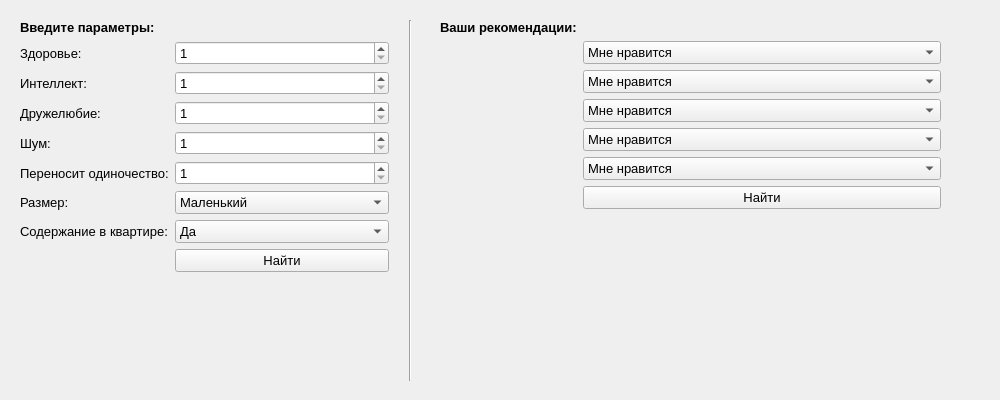
<?xml version="1.0" encoding="UTF-8"?>
<ui version="4.0">
 <class>Form</class>
 <widget class="QWidget" name="Form">
  <property name="geometry">
   <rect>
    <x>0</x>
    <y>0</y>
    <width>1000</width>
    <height>400</height>
   </rect>
  </property>
  <property name="font">
   <font>
    <pointsize>10</pointsize>
   </font>
  </property>
  <property name="windowTitle">
   <string>Form</string>
  </property>
  <widget class="QWidget" name="formLayoutWidget_2">
   <property name="geometry">
    <rect>
     <x>20</x>
     <y>20</y>
     <width>369</width>
     <height>361</height>
    </rect>
   </property>
   <layout class="QFormLayout" name="formLayout_2">
    <item row="4" column="0">
     <widget class="QLabel" name="label_3">
      <property name="font">
       <font>
        <pointsize>10</pointsize>
       </font>
      </property>
      <property name="text">
       <string>Интеллект:</string>
      </property>
     </widget>
    </item>
    <item row="4" column="1">
     <widget class="QSpinBox" name="spinBox">
      <property name="minimum">
       <number>1</number>
      </property>
      <property name="maximum">
       <number>5</number>
      </property>
     </widget>
    </item>
    <item row="5" column="0">
     <widget class="QLabel" name="label_2">
      <property name="font">
       <font>
        <pointsize>10</pointsize>
       </font>
      </property>
      <property name="text">
       <string>Дружелюбие:</string>
      </property>
     </widget>
    </item>
    <item row="5" column="1">
     <widget class="QSpinBox" name="spinBox_2">
      <property name="minimum">
       <number>1</number>
      </property>
      <property name="maximum">
       <number>5</number>
      </property>
     </widget>
    </item>
    <item row="6" column="0">
     <widget class="QLabel" name="label_5">
      <property name="font">
       <font>
        <pointsize>10</pointsize>
       </font>
      </property>
      <property name="text">
       <string>Шум:</string>
      </property>
     </widget>
    </item>
    <item row="6" column="1">
     <widget class="QSpinBox" name="spinBox_4">
      <property name="minimum">
       <number>1</number>
      </property>
      <property name="maximum">
       <number>5</number>
      </property>
     </widget>
    </item>
    <item row="7" column="0">
     <widget class="QLabel" name="label_4">
      <property name="font">
       <font>
        <pointsize>10</pointsize>
       </font>
      </property>
      <property name="text">
       <string>Переносит одиночество:</string>
      </property>
     </widget>
    </item>
    <item row="7" column="1">
     <widget class="QSpinBox" name="spinBox_5">
      <property name="minimum">
       <number>1</number>
      </property>
      <property name="maximum">
       <number>5</number>
      </property>
     </widget>
    </item>
    <item row="8" column="0">
     <widget class="QLabel" name="label_7">
      <property name="font">
       <font>
        <pointsize>10</pointsize>
       </font>
      </property>
      <property name="text">
       <string>Размер:</string>
      </property>
     </widget>
    </item>
    <item row="8" column="1">
     <widget class="QComboBox" name="comboBox">
      <item>
       <property name="text">
        <string>Маленький</string>
       </property>
      </item>
      <item>
       <property name="text">
        <string>Средний</string>
       </property>
      </item>
      <item>
       <property name="text">
        <string>Большой</string>
       </property>
      </item>
     </widget>
    </item>
    <item row="9" column="0">
     <widget class="QLabel" name="label_8">
      <property name="font">
       <font>
        <pointsize>10</pointsize>
       </font>
      </property>
      <property name="text">
       <string>Содержание в квартире:</string>
      </property>
     </widget>
    </item>
    <item row="9" column="1">
     <widget class="QComboBox" name="comboBox_2">
      <item>
       <property name="text">
        <string>Да</string>
       </property>
      </item>
      <item>
       <property name="text">
        <string>Нет</string>
       </property>
      </item>
     </widget>
    </item>
    <item row="10" column="1">
     <widget class="QPushButton" name="pushButton">
      <property name="text">
       <string>Найти</string>
      </property>
     </widget>
    </item>
    <item row="3" column="0">
     <widget class="QLabel" name="label_14">
      <property name="font">
       <font>
        <pointsize>10</pointsize>
       </font>
      </property>
      <property name="text">
       <string>Здоровье:</string>
      </property>
     </widget>
    </item>
    <item row="3" column="1">
     <widget class="QSpinBox" name="spinBox_3">
      <property name="minimum">
       <number>1</number>
      </property>
      <property name="maximum">
       <number>5</number>
      </property>
     </widget>
    </item>
    <item row="2" column="0">
     <widget class="QLabel" name="label">
      <property name="font">
       <font>
        <pointsize>10</pointsize>
        <weight>75</weight>
        <bold>true</bold>
       </font>
      </property>
      <property name="text">
       <string>Введите параметры:</string>
      </property>
     </widget>
    </item>
   </layout>
  </widget>
  <widget class="QWidget" name="formLayoutWidget">
   <property name="geometry">
    <rect>
     <x>440</x>
     <y>20</y>
     <width>501</width>
     <height>361</height>
    </rect>
   </property>
   <layout class="QFormLayout" name="formLayout">
    <item row="1" column="0">
     <widget class="QLabel" name="label_6">
      <property name="font">
       <font>
        <pointsize>10</pointsize>
       </font>
      </property>
      <property name="text">
       <string>   </string>
      </property>
     </widget>
    </item>
    <item row="1" column="1">
     <widget class="QComboBox" name="comboBox_3">
      <item>
       <property name="text">
        <string>Мне нравится</string>
       </property>
      </item>
      <item>
       <property name="text">
        <string>Мне не нравится</string>
       </property>
      </item>
     </widget>
    </item>
    <item row="2" column="0">
     <widget class="QLabel" name="label_13">
      <property name="font">
       <font>
        <pointsize>10</pointsize>
       </font>
      </property>
      <property name="text">
       <string>   </string>
      </property>
     </widget>
    </item>
    <item row="3" column="0">
     <widget class="QLabel" name="label_12">
      <property name="font">
       <font>
        <pointsize>10</pointsize>
       </font>
      </property>
      <property name="text">
       <string>   </string>
      </property>
     </widget>
    </item>
    <item row="4" column="0">
     <widget class="QLabel" name="label_10">
      <property name="font">
       <font>
        <pointsize>10</pointsize>
       </font>
      </property>
      <property name="text">
       <string>   </string>
      </property>
     </widget>
    </item>
    <item row="5" column="0">
     <widget class="QLabel" name="label_11">
      <property name="font">
       <font>
        <pointsize>10</pointsize>
       </font>
      </property>
      <property name="text">
       <string>   </string>
      </property>
     </widget>
    </item>
    <item row="2" column="1">
     <widget class="QComboBox" name="comboBox_7">
      <item>
       <property name="text">
        <string>Мне нравится</string>
       </property>
      </item>
      <item>
       <property name="text">
        <string>Мне не нравится</string>
       </property>
      </item>
     </widget>
    </item>
    <item row="3" column="1">
     <widget class="QComboBox" name="comboBox_6">
      <item>
       <property name="text">
        <string>Мне нравится</string>
       </property>
      </item>
      <item>
       <property name="text">
        <string>Мне не нравится</string>
       </property>
      </item>
     </widget>
    </item>
    <item row="4" column="1">
     <widget class="QComboBox" name="comboBox_5">
      <item>
       <property name="text">
        <string>Мне нравится</string>
       </property>
      </item>
      <item>
       <property name="text">
        <string>Мне не нравится</string>
       </property>
      </item>
     </widget>
    </item>
    <item row="5" column="1">
     <widget class="QComboBox" name="comboBox_4">
      <item>
       <property name="text">
        <string>Мне нравится</string>
       </property>
      </item>
      <item>
       <property name="text">
        <string>Мне не нравится</string>
       </property>
      </item>
     </widget>
    </item>
    <item row="6" column="1">
     <widget class="QPushButton" name="pushButton_2">
      <property name="text">
       <string>Найти</string>
      </property>
     </widget>
    </item>
    <item row="0" column="0">
     <widget class="QLabel" name="label_9">
      <property name="font">
       <font>
        <pointsize>10</pointsize>
        <weight>75</weight>
        <bold>true</bold>
       </font>
      </property>
      <property name="text">
       <string>Ваши рекомендации:</string>
      </property>
     </widget>
    </item>
   </layout>
  </widget>
  <widget class="Line" name="line">
   <property name="geometry">
    <rect>
     <x>400</x>
     <y>20</y>
     <width>20</width>
     <height>361</height>
    </rect>
   </property>
   <property name="orientation">
    <enum>Qt::Vertical</enum>
   </property>
  </widget>
 </widget>
 <resources/>
 <connections/>
</ui>
